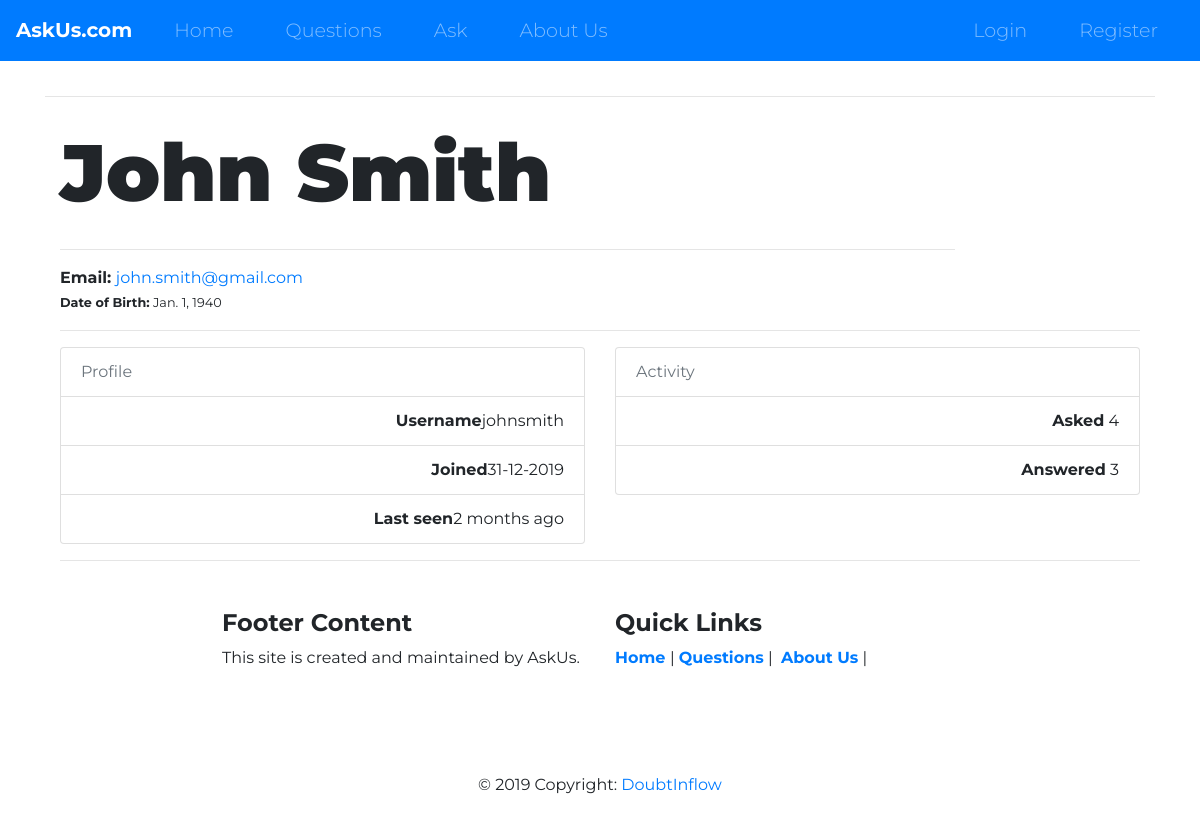
The app's page /profile/johnsmith/, older data.
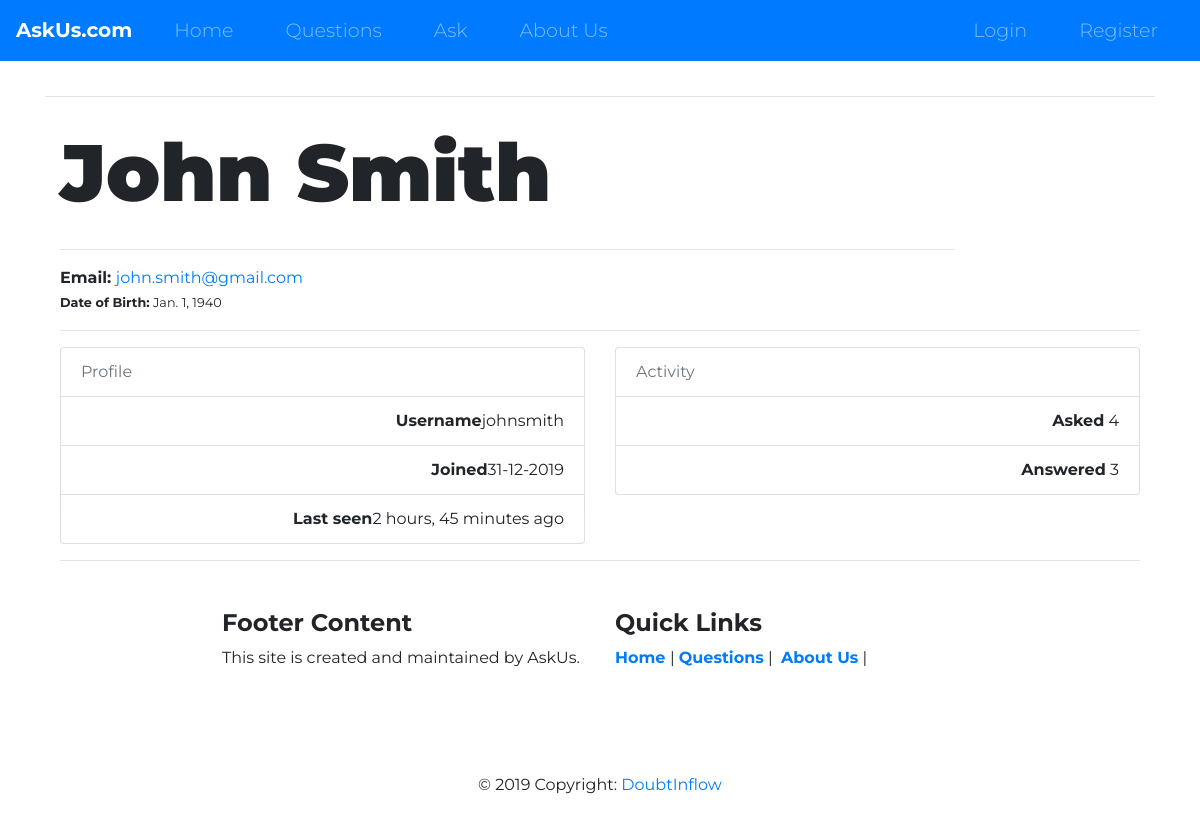
The same page, newer data.
### accounts/models.py (models this page shows, shortened)
class User(AbstractUser):
        username = models.CharField(max_length=256, unique=True, blank=False,
                                validators=[
                                        RegexValidator(
                                        regex = USERNAME_REGEX,
                                        message = 'Username can be Alpahnumeric and contain only @,#,$',
                                        code='invalid_username'
                                        )]
                                )
        first_name = models.CharField(max_length=256, blank=False,
                                  validators=[
                                        RegexValidator(
                                        regex = NAME_REGEX,
                                        message = 'Name must be Alphabetic',
                                        code='invalid_first_name'
                                        )]
                                )
        last_name = models.CharField(max_length=256, blank=False,
                                  validators=[
                                        RegexValidator(
                                        regex = NAME_REGEX,
                                        message = 'Name must be Alphabetic',
                                        code='invalid_last_name'
                                        )]
                                )
        email = models.EmailField(unique=True, blank=False)
        bio = models.CharField(max_length=512, blank=True)
        birth_date = models.DateField(null=True, blank=False)
        USERNAME_FIELD = 'email'
        REQUIRED_FIELDS = ['username']

### accounts/views.py (the view)
# urls.py: re_path(r'^profile/(?P<username>\w+)/$', user_profile, name='user_profile'),
def user_profile(request, username=None):
    user_profile = get_object_or_404(User, username=username)
    user_questions = user_profile.question_set.all()
    context = { "user_profile": user_profile,
                 "user_questions": user_questions,
               }
    return render(request, "accounts/profile.html", context)

### accounts/templates/accounts/profile.html (shortened to what this page needs)
{% extends 'core/base.html' %}
{% block content %}
<hr>
<div class="container bootstrap snippet">
  <div class="row">
    <div class="col-sm-10">
      <h1>{{ user_profile.first_name }} {{ user_profile.last_name }}</h1>
      <hr>
      <strong>Email: </strong><a href="mailto:#">{{ user_profile.email }}</a><br>
      {% if user_profile.birth_date %}
      <small><b>Date of Birth:</b> {{ user_profile.birth_date }}</small><br>
      {% endif %}
    </div>
  </div>
  <hr>
  <div class="row">
    <div class="col-xs-6 col-md-6 col-sm-3">
      <ul class="list-group">
        <li class="list-group-item text-muted">Profile</li>
        <li class="list-group-item text-right"><span class="pull-left"><strong>Username</strong></span>{{ user_profile.username }}</li>
        <li class="list-group-item text-right"><span class="pull-left"><strong>Joined</strong></span>{{ user_profile.date_joined|date:'d-m-Y' }}</li>
        <li class="list-group-item text-right"><span class="pull-left"><strong>Last seen</strong></span>{{ user_profile.last_login|timesince }} ago</li>
      </ul>
    </div>
    <div class="col-xs-6 col-md-6 col-sm-3">
      <ul class="list-group">
        <li class="list-group-item text-muted">Activity</li>
        <li class="list-group-item text-right"><span class="pull-left"><strong>Asked</strong></span> {{ user_profile.question_set.count }}</li>
        <li class="list-group-item text-right"><span class="pull-left"><strong>Answered</strong></span> {{ user_profile.answer_set.count }}</li>
      </ul>
  </div>
{% endblock content %}

Row changes from the older to the newer data that the page shows:
changed User "John": last_login "2 months" → "2 hours, 45 minutes"
